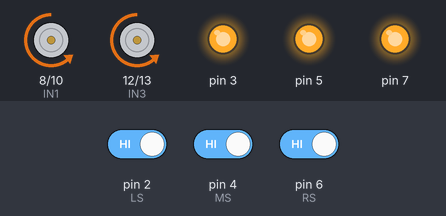
This sketch was run on a simulated Arduino Uno, built with avr-gcc and run on an emulated ATmega328P. Parts: motor-driver pin pairs drawn as motors (green arrow = first pin HIGH = forward, orange = second pin HIGH = backward, longer = more drive, scaled by the enable pin), output pins drawn as LEDs (lit = HIGH). The inputs (shaded band) are chosen by the test bench; at power-on: pin 2 (LS) HIGH, pin 6 (RS) HIGH, pin 4 (MS) HIGH.

Above: at 1.2 s.
1.3 s: pin 2 (LS) driven LOW
At 2.5 s:
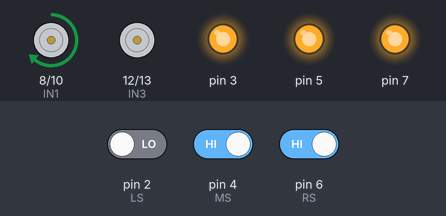
2.8 s: pin 2 (LS) driven HIGH
At 3.7 s:
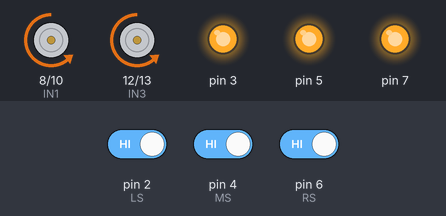
4.3 s: pin 6 (RS) driven LOW
At 4.9 s:
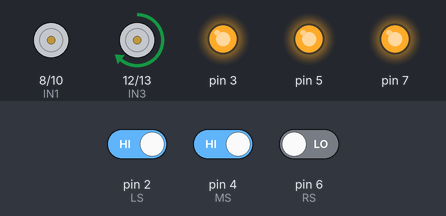
5.8 s: pin 6 (RS) driven HIGH
At 7.0 s:
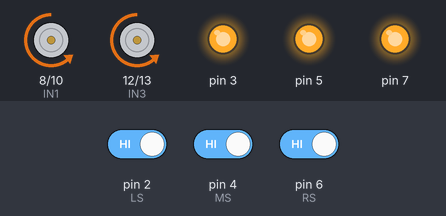
7.3 s: pin 2 (LS) driven LOW and pin 4 (MS) driven LOW and pin 6 (RS) driven LOW
At 8.3 s:
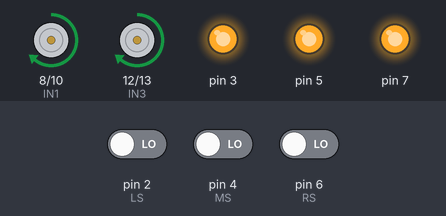
Timing chart, 0 to 9.8 s (numbered marks = the images above; inputs shaded):
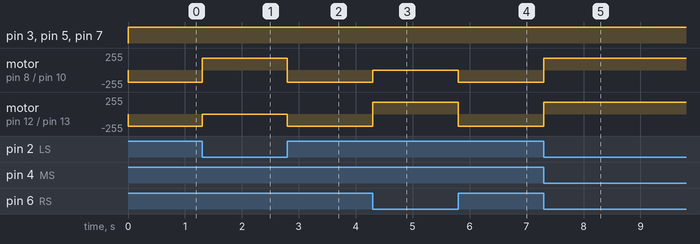

Measured:
- after the input at 1.3 s, motor on pin 8 (IN1) / pin 10 (IN2): backward 180/255 → forward 180/255 at once; motor on pin 12 (IN3) / pin 13 (IN4): backward 180/255 → stopped at once
- after the input at 2.8 s, motor on pin 8 (IN1) / pin 10 (IN2): forward 180/255 → backward 180/255 at once; motor on pin 12 (IN3) / pin 13 (IN4): stopped → backward 180/255 at once
- after the input at 4.3 s, motor on pin 8 (IN1) / pin 10 (IN2): backward 180/255 → stopped at once; motor on pin 12 (IN3) / pin 13 (IN4): backward 180/255 → forward 180/255 at once
- after the input at 5.8 s, motor on pin 8 (IN1) / pin 10 (IN2): stopped → backward 180/255 at once; motor on pin 12 (IN3) / pin 13 (IN4): forward 180/255 → backward 180/255 at once
- after the input at 7.3 s, motor on pin 8 (IN1) / pin 10 (IN2), motor on pin 12 (IN3) / pin 13 (IN4): backward 180/255 → forward 180/255 at once

The sketch:

Smart_car_using_Ir_sensor.ino
```cpp
#define ENA 9        // ENA speed pin for left motor
#define IN1 8        // IN1 on Motor controller board
#define IN2 10       // IN2

#define ENB 11       // ENB speed pin for right motor
#define IN3 12       // IN3 on Motor controller board
#define IN4 13       // IN4

int LS=2;            // left sensor
int MS=4;            // middle sensor
int RS=6;            // right sensor

int rightspeed = 180;
int leftspeed = 180;

void setup()
{
  pinMode(ENA, OUTPUT);               //set up left motor
  pinMode(IN1, OUTPUT);
  pinMode(IN2, OUTPUT);

  pinMode(ENB, OUTPUT);               //sets up right motor
  pinMode(IN3, OUTPUT);
  pinMode(IN4, OUTPUT);

  pinMode(LS, INPUT);
  pinMode(MS, INPUT);
  pinMode(RS, INPUT);

  pinMode(3,OUTPUT);
  pinMode(5,OUTPUT);
  pinMode(7,OUTPUT);

  analogWrite(ENA, rightspeed);            //set speed to mid
  analogWrite(ENB, leftspeed);           //set speed to mid

}

void loop()
{
  digitalWrite(3,HIGH);
  digitalWrite(5,HIGH);
  digitalWrite(7,HIGH);
 {
  if(digitalRead(LS)==LOW && digitalRead(MS)==LOW && digitalRead(RS)==LOW)     // Move Forward
   {
     digitalWrite(IN1, HIGH);
     digitalWrite(IN2, LOW);
     digitalWrite(IN3, HIGH);
     digitalWrite(IN4, LOW);
   }
  else if(digitalRead(LS)==HIGH && digitalRead(MS)==LOW && digitalRead(RS)==LOW)    // Turn right
    {
     digitalWrite(IN1, LOW);
     digitalWrite(IN2, LOW);
     digitalWrite(IN3, HIGH);
     digitalWrite(IN4, LOW);
    }
   else if(digitalRead(LS)==LOW && digitalRead(MS)==LOW && digitalRead(RS)==HIGH)     // turn left
    {
     digitalWrite(IN1, HIGH);
     digitalWrite(IN2, LOW);
     digitalWrite(IN3, LOW);
     digitalWrite(IN4, LOW);
    }
   else if(digitalRead(LS)==LOW && digitalRead(MS)==HIGH && digitalRead(RS)==LOW)     // Move back
    {
     digitalWrite(IN1, LOW);
     digitalWrite(IN2, HIGH);
     digitalWrite(IN3, LOW);
     digitalWrite(IN4, HIGH);
    }
    else if(digitalRead(LS)==HIGH && digitalRead(MS)==HIGH && digitalRead(RS)==LOW)    // Turn right
    {
     digitalWrite(IN1, LOW);
     digitalWrite(IN2, LOW);
     digitalWrite(IN3, HIGH);
     digitalWrite(IN4, LOW);
    }
   else if(digitalRead(LS)==LOW && digitalRead(MS)==HIGH && digitalRead(RS)==HIGH)     // turn left
     {
     digitalWrite(IN1, HIGH);
     digitalWrite(IN2, LOW);
     digitalWrite(IN3, LOW);
     digitalWrite(IN4, LOW);
    }
   else if(digitalRead(LS)==HIGH && digitalRead(MS)==HIGH && digitalRead(RS)==HIGH)     // Move back
    {
     digitalWrite(IN1, LOW);
     digitalWrite(IN2, HIGH);
     digitalWrite(IN3, LOW);
     digitalWrite(IN4, HIGH);
    }
  }
}
```
